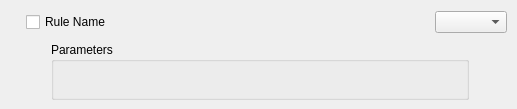
<?xml version="1.0" encoding="UTF-8"?>
<ui version="4.0">
 <class>ComplianceRuleEntryWidget</class>
 <widget class="QWidget" name="ComplianceRuleEntryWidget">
  <property name="geometry">
   <rect>
    <x>0</x>
    <y>0</y>
    <width>517</width>
    <height>109</height>
   </rect>
  </property>
  <property name="windowTitle">
   <string>Form</string>
  </property>
  <layout class="QVBoxLayout" name="verticalLayout" stretch="0,1">
   <property name="spacing">
    <number>0</number>
   </property>
   <property name="leftMargin">
    <number>0</number>
   </property>
   <property name="rightMargin">
    <number>0</number>
   </property>
   <property name="bottomMargin">
    <number>0</number>
   </property>
   <item>
    <layout class="QHBoxLayout" name="m_entryLayout">
     <item>
      <widget class="Spire::LegacyUI::ExpandButton" name="m_expandButton" native="true">
       <property name="sizePolicy">
        <sizepolicy hsizetype="Fixed" vsizetype="Fixed">
         <horstretch>0</horstretch>
         <verstretch>0</verstretch>
        </sizepolicy>
       </property>
       <property name="minimumSize">
        <size>
         <width>16</width>
         <height>16</height>
        </size>
       </property>
       <property name="maximumSize">
        <size>
         <width>16</width>
         <height>16</height>
        </size>
       </property>
      </widget>
     </item>
     <item>
      <spacer name="m_expandToDeleteSpacer">
       <property name="orientation">
        <enum>Qt::Horizontal</enum>
       </property>
       <property name="sizeType">
        <enum>QSizePolicy::Fixed</enum>
       </property>
       <property name="sizeHint" stdset="0">
        <size>
         <width>10</width>
         <height>20</height>
        </size>
       </property>
      </spacer>
     </item>
     <item>
      <widget class="QCheckBox" name="m_ruleLabel">
       <property name="text">
        <string>Rule Name</string>
       </property>
      </widget>
     </item>
     <item>
      <spacer name="m_rightSideSpacer">
       <property name="orientation">
        <enum>Qt::Horizontal</enum>
       </property>
       <property name="sizeHint" stdset="0">
        <size>
         <width>40</width>
         <height>20</height>
        </size>
       </property>
      </spacer>
     </item>
     <item>
      <widget class="QComboBox" name="m_stateComboBox"/>
     </item>
     <item>
      <spacer name="horizontalSpacer">
       <property name="orientation">
        <enum>Qt::Horizontal</enum>
       </property>
       <property name="sizeType">
        <enum>QSizePolicy::Preferred</enum>
       </property>
       <property name="sizeHint" stdset="0">
        <size>
         <width>10</width>
         <height>20</height>
        </size>
       </property>
      </spacer>
     </item>
    </layout>
   </item>
   <item>
    <widget class="QWidget" name="m_parametersWidget" native="true">
     <layout class="QHBoxLayout" name="horizontalLayout">
      <item>
       <spacer name="m_parametersLeftSpacer">
        <property name="orientation">
         <enum>Qt::Horizontal</enum>
        </property>
        <property name="sizeType">
         <enum>QSizePolicy::Preferred</enum>
        </property>
        <property name="sizeHint" stdset="0">
         <size>
          <width>42</width>
          <height>20</height>
         </size>
        </property>
       </spacer>
      </item>
      <item>
       <widget class="QGroupBox" name="m_parametersGroupBox">
        <property name="sizePolicy">
         <sizepolicy hsizetype="Preferred" vsizetype="Preferred">
          <horstretch>0</horstretch>
          <verstretch>0</verstretch>
         </sizepolicy>
        </property>
        <property name="title">
         <string>Parameters</string>
        </property>
        <layout class="QFormLayout" name="m_parametersLayout">
         <property name="fieldGrowthPolicy">
          <enum>QFormLayout::AllNonFixedFieldsGrow</enum>
         </property>
         <property name="labelAlignment">
          <set>Qt::AlignRight|Qt::AlignTrailing|Qt::AlignVCenter</set>
         </property>
         <property name="formAlignment">
          <set>Qt::AlignLeading|Qt::AlignLeft|Qt::AlignTop</set>
         </property>
         <property name="horizontalSpacing">
          <number>6</number>
         </property>
        </layout>
       </widget>
      </item>
      <item>
       <spacer name="m_parametersRightSpacer">
        <property name="orientation">
         <enum>Qt::Horizontal</enum>
        </property>
        <property name="sizeType">
         <enum>QSizePolicy::Preferred</enum>
        </property>
        <property name="sizeHint" stdset="0">
         <size>
          <width>39</width>
          <height>20</height>
         </size>
        </property>
       </spacer>
      </item>
     </layout>
    </widget>
   </item>
  </layout>
 </widget>
 <customwidgets>
  <customwidget>
   <class>Spire::LegacyUI::ExpandButton</class>
   <extends>QWidget</extends>
   <header>Spire/LegacyUI/ExpandButton.hpp</header>
   <container>1</container>
  </customwidget>
 </customwidgets>
 <resources/>
 <connections/>
</ui>
